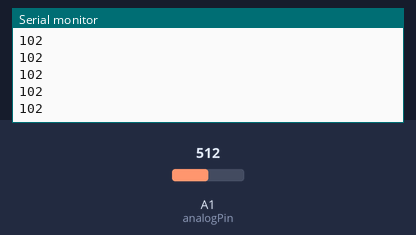
This sketch was run on a simulated Arduino Uno, built with avr-gcc and run on an emulated ATmega328P. Shown: the last lines printed to the serial monitor. The test bench sets the inputs (shaded band); at power-on: A1 (analogPin) = 512.

Above: at 1.2 s.
1.3 s: A1 (analogPin) set to 716
At 1.48 s:
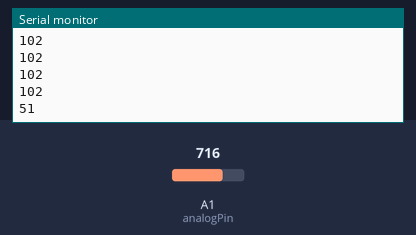
2.8 s: A1 (analogPin) set to 900
At 2.84 s:
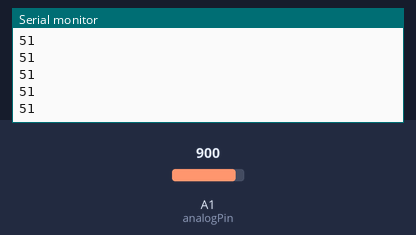
Timing chart, 0 to 5.8 s (numbered marks = the images above; inputs shaded):
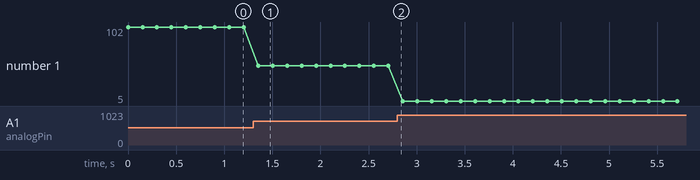

The sketch:

lightsensor.ino
```cpp
int analogPin = A1;
int val = 0;

void setup() {
  Serial.begin(9600);
}

void loop() {
  val = analogRead(analogPin);
  val = map(val, 920, 880, 0, 10);
  Serial.println(val);
  delay(150);
}
```

Measured:
- after the input at 1.3 s, the serial monitor: prints a new line after 0.05 s (image 1)
- plotted number 1: 102 → 51 after the input at 1.3 s, 51 → 5 after the input at 2.8 s
